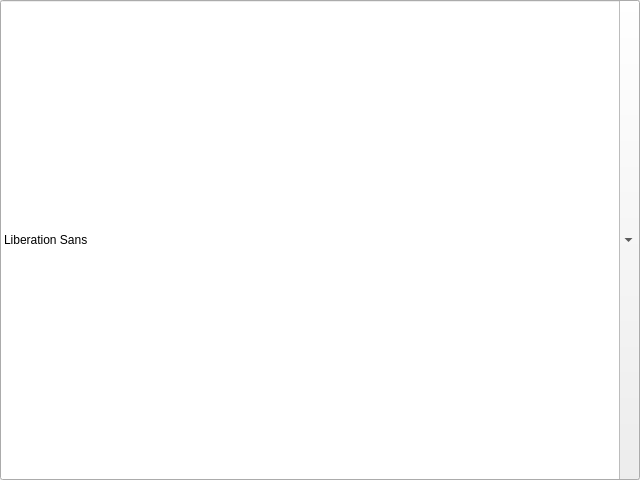
<?xml version="1.0" encoding="UTF-8"?>
<ui version="4.0">
 <class>FontComboBoxHost</class>
 <widget class="QFontComboBox" name="FontComboBoxHost">
  <property name="geometry">
   <rect>
    <x>0</x>
    <y>0</y>
    <width>640</width>
    <height>480</height>
   </rect>
  </property>
  <property name="windowTitle">
   <string>QFontComboBox</string>
  </property>
  <property name="toolTip">
   <string>QFontComboBox host</string>
  </property>
 </widget>
 <resources/>
 <connections/>
</ui>
